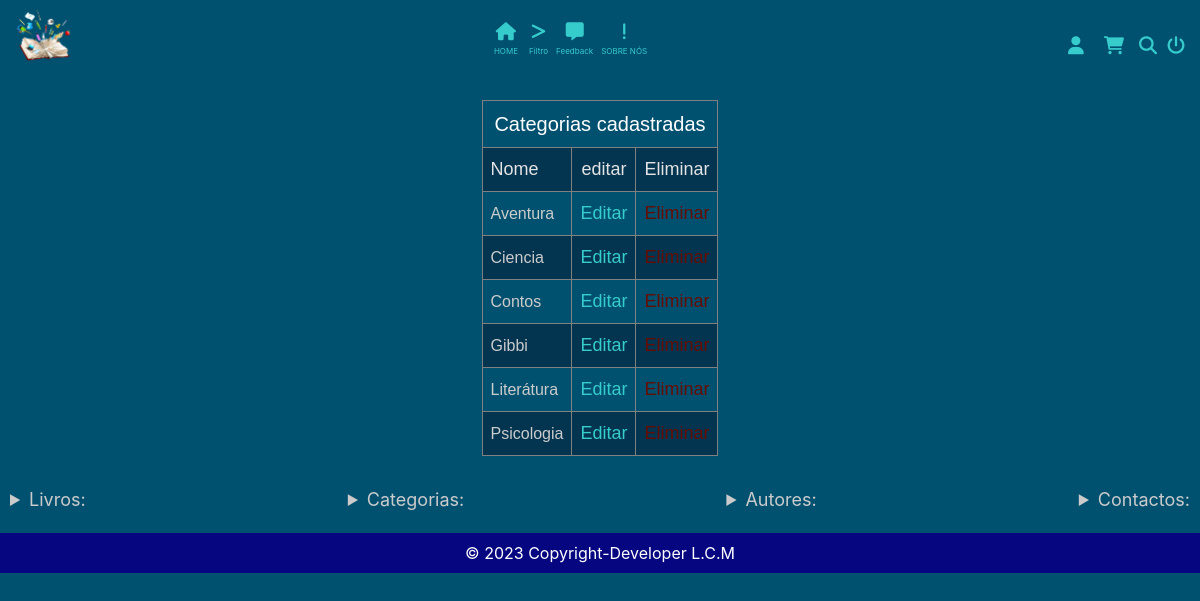
The page /categorias/cadastrados (signed in) on the database its author committed.
### tables this page shows
CREATE TABLE `categoria` (
  `id_categoria` int(6) NOT NULL,
  `nome` varchar(30) NOT NULL
);

### app/Controllers/Categorias.php (called while the page is built, shortened)
<?php
class Categorias extends Controller{
    public function __construct()
    {
        $this->categoriaModel = $this->model('Categoria');
    }
    public function cadastrados(){
        $dados = [
            'categorias' => $this->categoriaModel->lerCategorias()
        ];
        $this->view('categorias/cadastrados', $dados);
    }
}

### app/Libraries/Rota.php (called while the page is built, shortened)
<?php
class Rota{
    private $metodo = 'index';
    public function __construct()
    {
        $url = $this->url() ? $this->url() : [0];
        if(file_exists('../app/Controllers/'.ucwords($url[0]).'.php')):
            unset($url[0]);
        endif;
        $this->controlador = new $this->controlador;
        if(isset($url[1])):
            if(method_exists($this->controlador, $url[1])):
                $this->metodo = $url[1];
                unset($url[1]);
            endif;
        endif;
        $this->parametros = $url ? array_values($url) : [];
        call_user_func_array([$this->controlador, $this->metodo], $this->parametros);
    }
    private function url(){
        $url = filter_input(INPUT_GET,'url', FILTER_SANITIZE_URL);
        if(isset($url)):
            $url = trim(rtrim($url,'/'));
            $url = explode('/', $url);
            return $url;
        endif;
    }
}

### app/Libraries/Database.php (called while the page is built, shortened)
<?php
class Database {
    private $host = DB['HOST'];
    private $usuario = DB['USUARIO'];
    private $senha = DB['SENHA'];
    private $banco = DB['BANCO'];
    private $porta = DB['PORTA'];
    private $dbh;
    private $stmt;
    public function __construct()
    {
        $dsn = 'mysql:host='.$this->host.';port='.$this->porta.';dbname='.$this->banco;
        $opcoes = [
            PDO::ATTR_PERSISTENT => true,
            PDO::ATTR_ERRMODE => PDO::ERRMODE_EXCEPTION
        ];
        try {
            $this->dbh = new PDO($dsn, $this->usuario, $this->senha, $opcoes);
        } catch (PDOException $e) {
            print "Error!: ".$e->getMessage() . "<br/>";
            die();
        }
    }
    public function query($sql){
        $this->stmt = $this->dbh->prepare($sql);
    }
    public function executa(){
        return $this->stmt->execute();
    }
    public function resultados(){
        $this->executa();
        return $this->stmt->fetchAll(PDO::FETCH_OBJ);
    }
}

### app/Models/Categoria.php (called while the page is built, shortened)
<?php
class Categoria{
    private $db;
    public function __construct()
    {
        $this->db = new Database();
    }
    public function lerCategorias(){
        $this->db->query("SELECT * FROM categoria order by nome");
        return $this->db->resultados();
    }
}

### app/Views/categorias/cadastrados.php (the view, shortened to what this page needs)
  <article style="display:flex; justify-content:center;">
  <section class="section_tbl_hist_pedidos" style="display: block;"> <table class="tbl_hist_pedidos" border="1">
  <thead>
    <tr class="tr_first"><td colspan="3">Categorias cadastradas</td></tr>
  <tr class="tr_cabecalho">
<td style="text-align: left;">Nome</td>
<td>editar</td>
<td>Eliminar</td>
  </tr>
 </thead>
   <tbody>
   <?php foreach($dados['categorias'] as $categoria): ?>
   <tr>
          <td style="text-align: left;"><?= $categoria->nome ?></td>
          <td ><form name="cadastrados" action="<?= URL.'/categorias/editar/'.$categoria->id_categoria ?>" method="post"><button class="btn_azul_claro" type="submit">Editar</button></form></td>
          <td> <form name="deletar" action="<?= URL.'/categorias/deletar/'.$categoria->id_categoria ?>" method="post">
   <button class="btn_deletar" type="submit">Eliminar</button></form></td>
            </tr>
            <?php endforeach ?>
   </tbody>
</table></section> </article>

### public/css/style.css (style rules this page uses)
* { margin: 0; padding: 0; text-decoration: none; transition: all ease 0.1s; }
html, body { scroll-behavior: smooth; }
body { background-color: rgb(0, 81, 112); }
.btn_azul_claro { color: rgb(54, 204, 204); background-color: transparent; border: none; font-size: 18px; }
.btn_deletar { color: rgb(102, 13, 2); background-color: transparent; border: none; font-size: 18px; }
.tbl_hist_pedidos { text-align: center; color: rgb(255, 255, 255); font-family: arial, sans-serif; border-collapse: collapse; margin: 10px; }
.tbl_hist_pedidos tr:nth-child(even) { background-color: #033450; }
.tbl_hist_pedidos td { padding: 8px; }
.section_tbl_hist_pedidos { display: flex; justify-content: center; }
.tr_first { font-size: 20px; }
.tr_cabecalho { color: rgb(228, 228, 228); font-size: 18px; }
.tbl_hist_pedidos tbody { color: rgb(204, 204, 204); }

### rows shown on the page
categoria: nome "Aventura"
categoria: nome "Ciencia"
categoria: nome "Contos"
categoria: nome "Gibbi"
categoria: nome "Literátura"
categoria: nome "Psicologia"
